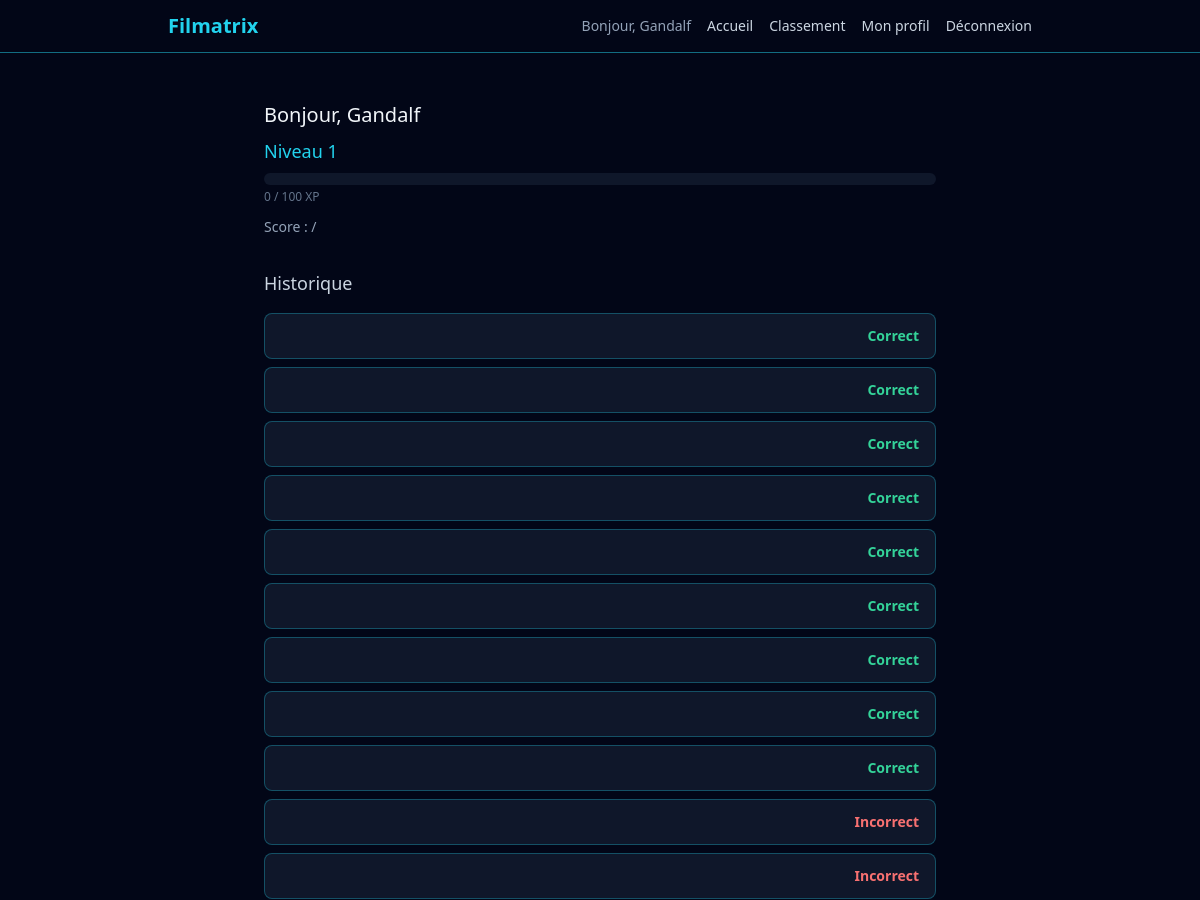
/profil (signed in, upper part), run on an earlier commit of the app's database.
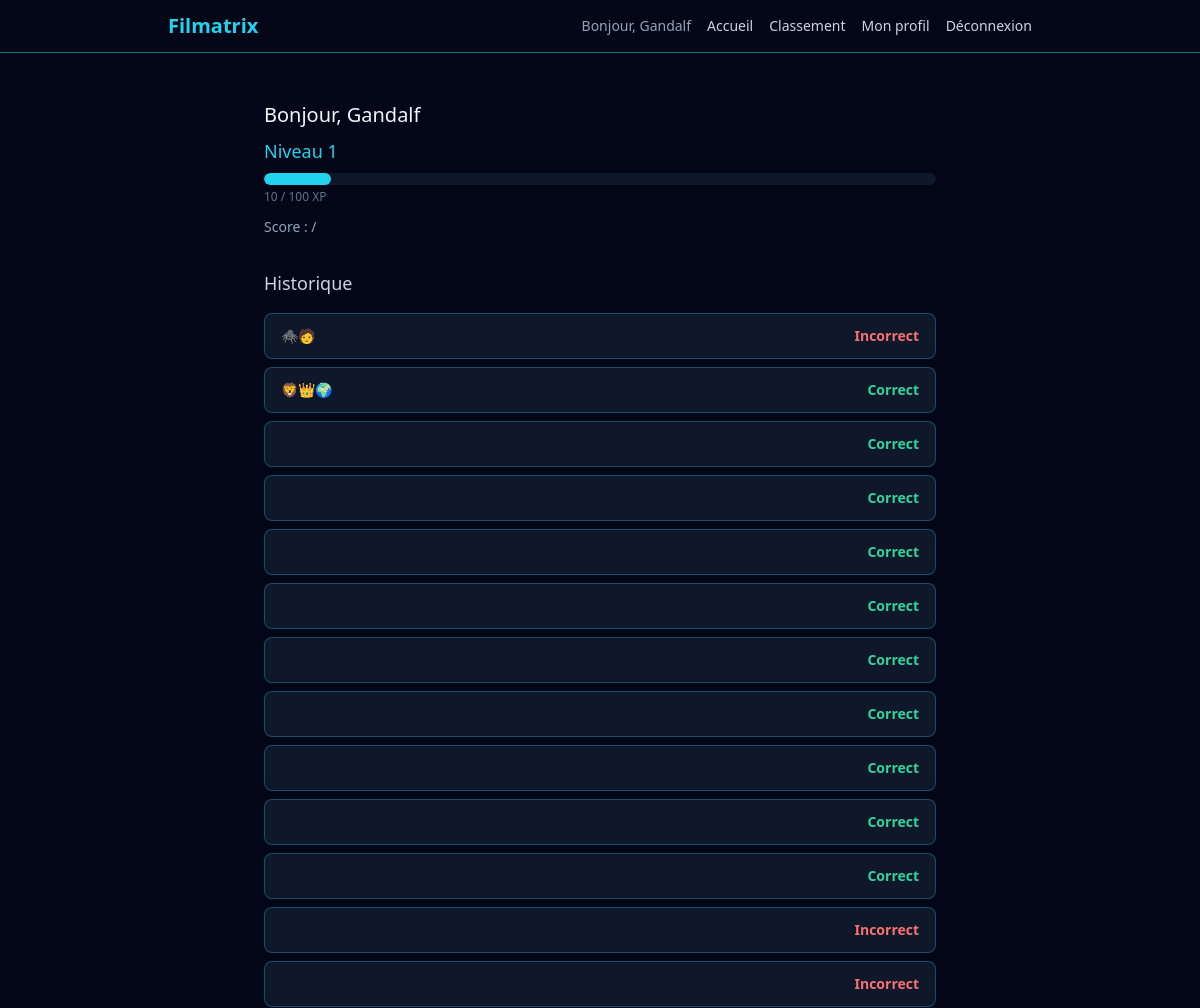
And on a later commit of the database.
### src/models.py (models this page shows)
class Attempt(db.Model):
    __tablename__ = "attempts"
    id = db.Column(db.Integer, primary_key=True)
    user_id = db.Column(db.Integer, db.ForeignKey("users.id"), nullable=False)
    question_id = db.Column(db.Integer, db.ForeignKey("questions.id"), nullable=False)
    is_correct = db.Column(db.Boolean, nullable=False)
    answered_at = db.Column(db.DateTime, nullable=False, default=datetime.utcnow)
    question = db.relationship("Question")
    user = db.relationship("User", backref="attempts")

class Question(db.Model):
    __tablename__ = "questions"
    id = db.Column(db.Integer, primary_key=True)
    mode = db.Column(db.String(50), nullable=False)
    category = db.Column(db.String(50), nullable=False)
    difficulty = db.Column(db.String(20), nullable=False)
    prompt = db.Column(db.Text, nullable=False)
    payload = db.Column(db.JSON, nullable=False)
    correct_answer = db.Column(db.JSON, nullable=False)
    requires_account = db.Column(db.Boolean, nullable=False, default=False)

### app.py (the view)
    @app.route("/profil")
    @login_required
    def profile() -> str:
        attempts = (
                Attempt.query.filter_by(user_id=current_user.id)
                .order_by(Attempt.answered_at.desc())
                .all()
            )
        total_count = len(attempts)
        correct_count = sum(1 for attempt in attempts if attempt.is_correct)
        level_info = calculate_level(current_user.total_xp)
        return render_template(
                "profil.html",
                attempts=attempts,
                total_count=total_count,
                correct_count=correct_count,
                level_info = level_info,
            )

### templates/profil.html
{% extends "base.html" %}
{% block content %}
<div class="max-w-2xl mx-auto mt-8">
    <h2 class="text-xl mb-2">Bonjour, {{ current_user.username }}</h2>
    <div class="mb-8">
        <p class="text-cyan-400 text-lg mb-2">
            Niveau {{ level_info.level }}
        </p>
        <div class="w-full bg-slate-900 rounded-full h-3 overflow-hidden mb-1">
            <div class="bg-cyan-400 h-3 rounded-full"
             style="width: {{ (level_info.xp_in_current_level / level_info.xp_for_next_level * 100) | round(1) }}%"></div>
            </div>
        <p class="text-xs text-slate-500">{{ level_info.xp_in_current_level }} / {{ level_info.xp_for_next_level }} XP</p>
        <p class="text-slate-400 text-sm mt-3">
            Score : {{ nombre_correctes }} / {{ nombre_total }}
        </p>
    </div>
    <h3 class="text-lg mb-4 text-slate-300">Historique</h3>
    {% if attempts %}
    <div class="flex flex-col gap-2">
        {% for attempt in attempts %}
        <div class="flex items-center justify-between bg-slate-900 border border-cyan-400/30 rounded-lg px-4 py-3">
            <span class="text-sm">{{ attempt.question.prompt }}</span>
            {% if attempt.is_correct %}
                <span class="text-emerald-400 text-sm font-bold">Correct</span>
            {% else %}
                <span class="text-red-400 text-sm font-bold">Incorrect</span>
            {% endif %}
        </div>
        {% endfor %}
    </div>
    {% else %}
    <p class="text-slate-500">Aucune partie jouée pour le moment.</p>
    {% endif %}
</div>
{% endblock %}

What changed in the data, as far as the page shows it:
added Attempt: question.prompt "🕷️🧑", is_correct "Incorrect"
added Attempt: question.prompt "🦁👑🌍", is_correct "Correct"
Also different on the page:
{{ level_info.xp_in_current_level }}: "0" → "10"
